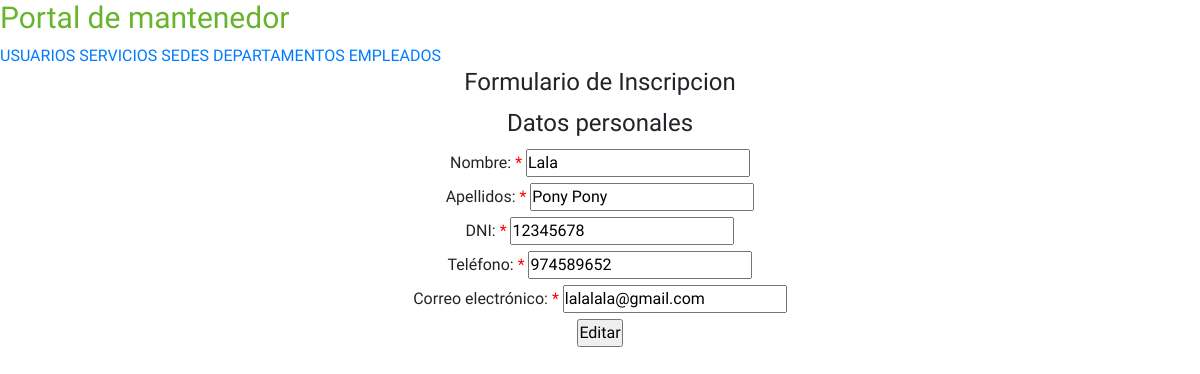
Page /pages/admin/editarUsuario.php?idUsuario=1 on the committed database.
### tables this page shows
CREATE TABLE usuario (
    idUsuario INT AUTO_INCREMENT PRIMARY KEY,
    nombre VARCHAR(50),
    apellidos VARCHAR(100),
    dni VARCHAR(8),
    telefono VARCHAR(10),
    email VARCHAR(100),
    activo TINYINT
);

### includes/helpers.php (called while the page is built, shortened)
<?php
require_once 'conexion.php';
function obtenerUsuario($idUsuario)
{
    global $conn;
    $sql = "SELECT * FROM usuario where idUsuario = '$idUsuario'";
    $resul = $conn->query($sql);
    if ($resul->num_rows > 0) {
        $articulos = array();
        while ($row = $resul->fetch_assoc()) {
            $articulos[] = $row;
        }
        return $articulos;
    } else {
        return array();
    }
}

### pages/admin/editarUsuario.php (the view, shortened to what this page needs)
<?php
require_once '../../includes/helpers.php';
$data  = obtenerUsuario($_GET["idUsuario"]);
?>
<!DOCTYPE html>
<html>
<head>
  <link rel="stylesheet" href="https://maxcdn.bootstrapcdn.com/bootstrap/4.0.0/css/bootstrap.min.css">
  <link rel="stylesheet" href="../../assets/css/style.css">
  <link rel="stylesheet" href="../../assets/css/animation.css">
  <link rel="stylesheet" href="../../assets/css/styleIndex.css">
</head>
<body>
<main>
    <h3>Portal de mantenedor</h3>
    <div id="menu">
        <?php require_once '../../includes/menu.php'; ?>
    </div>
    <div id="contenedor">
        <div class="contenedorFormulario">
            <form class="formularioRegistro" action="" method="get" onsubmit="return validarFormulario(event)">
                <div class="tituloFormulario">
                    <h4 class="titulos">Formulario de Inscripcion</h4>
                </div>
                <fieldset><legend>Datos personales</legend>
                    <div class="contenedorInput">
                        <label class="textos" for="txtNombre">Nombre: <span style="color:red;">*</span></label>
                        <input class="myInput" type="text" value ="<?=$data[0]['nombre']?>" id="txtNombre" name="txtNombre">
                    </div>
                    <div class="contenedorInput">
                        <label for="txtApellidos">Apellidos: <span style="color:red;">*</span></label>
                        <input class="myInput" type="text" value ="<?=$data[0]['apellidos']?>" id="txtApellidos" name="txtApellidos">
                    </div>
                    <div class="contenedorInput">
                        <label for="txtDni">DNI: <span style="color:red;">*</span></label>
                        <input class="myInput" type="text" value ="<?=$data[0]['dni']?>" id="txtDni" name="txtDni">
                    </div>
                    <div class="contenedorInput">
                        <label for="txtTelefono">Teléfono: <span style="color:red;">*</span></label>
                        <input class="myInput" type="number" value ="<?=$data[0]['telefono']?>" id="txtTelefono" name="txtTelefono">
                    </div>
                    <div class="contenedorInput">
                        <label for="txtEmail">Correo electrónico: <span style="color:red;">*</span></label>
                        <input class="myInput" type="email" value ="<?=$data[0]['email']?>" id="txtEmail" name="txtEmail">
                    </div>
                </fieldset>
                <div>
                    <input type="submit" value="Editar" id="btnIncribirse">
                </div>
            </form>
        </div>
    </div>
</main>
</body>
</html>

### assets/css/style.css (style rules this page uses)
* { margin: 0; padding: 0; box-sizing: border-box; font-family: 'Comic Neue', cursive; }
:root { --color-primary: #29371D; --color-secondary: #68B42D; --color-end: red; --color-gray: #cbcbcb; }

### assets/css/styleIndex.css (style rules this page uses)
#horarios, #contenedor { text-align: center; margin-bottom: 50px; }
h3 { font-size: 30px; color: var(--color-secondary); }

### rows in the picture
usuario: txtNombre "Lala", txtApellidos "Pony Pony", txtDni "12345678", txtTelefono "974589652", txtEmail "lalalala@gmail.com"
